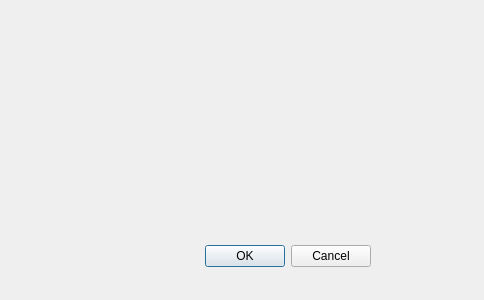
<?xml version="1.0" encoding="UTF-8"?>
<ui version="4.0">
 <class>Dialog</class>
 <widget class="QDialog" name="Dialog">
  <property name="geometry">
   <rect>
    <x>0</x>
    <y>0</y>
    <width>484</width>
    <height>300</height>
   </rect>
  </property>
  <property name="windowTitle">
   <string>Dialog</string>
  </property>
  <widget class="QDialogButtonBox" name="buttonBox">
   <property name="geometry">
    <rect>
     <x>30</x>
     <y>240</y>
     <width>341</width>
     <height>32</height>
    </rect>
   </property>
   <property name="orientation">
    <enum>Qt::Horizontal</enum>
   </property>
   <property name="standardButtons">
    <set>QDialogButtonBox::Cancel|QDialogButtonBox::Ok</set>
   </property>
  </widget>
 </widget>
 <resources/>
 <connections>
  <connection>
   <sender>buttonBox</sender>
   <signal>accepted()</signal>
   <receiver>Dialog</receiver>
   <slot>accept()</slot>
   <hints>
    <hint type="sourcelabel">
     <x>248</x>
     <y>254</y>
    </hint>
    <hint type="destinationlabel">
     <x>157</x>
     <y>274</y>
    </hint>
   </hints>
  </connection>
  <connection>
   <sender>buttonBox</sender>
   <signal>rejected()</signal>
   <receiver>Dialog</receiver>
   <slot>reject()</slot>
   <hints>
    <hint type="sourcelabel">
     <x>316</x>
     <y>260</y>
    </hint>
    <hint type="destinationlabel">
     <x>286</x>
     <y>274</y>
    </hint>
   </hints>
  </connection>
 </connections>
</ui>
